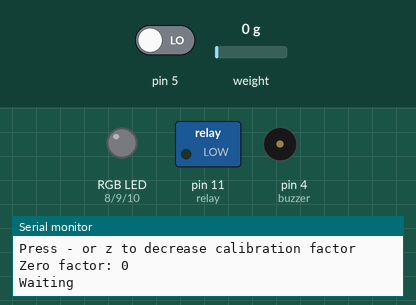
Simulated run of this sketch. Board: Arduino Uno, built with avr-gcc and run on an emulated ATmega328P. Parts: switched loads named in the sketch (green lamp = pin HIGH), an RGB LED mixed from three pins (HIGH = lit), buzzer (waves = sounding), the last lines printed to the serial monitor. Inputs (shaded band) come from the test bench; at power-on: pin 5 LOW, weight on the scale 0 g.

Above: at 3.3 s.
3.4 s: pin 5 driven HIGH
At 4.5 s:
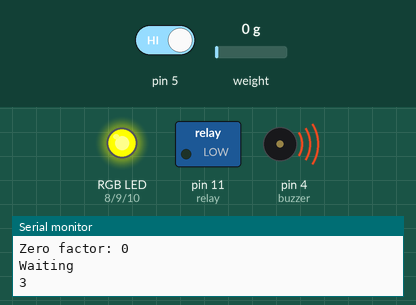
At 7.44 s:
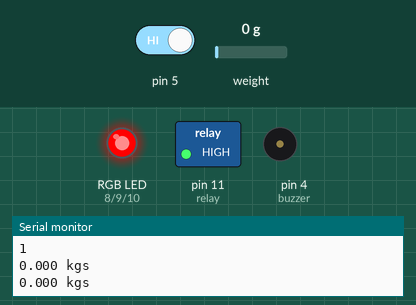
7.6 s: pin 5 driven LOW
At 8.6 s:
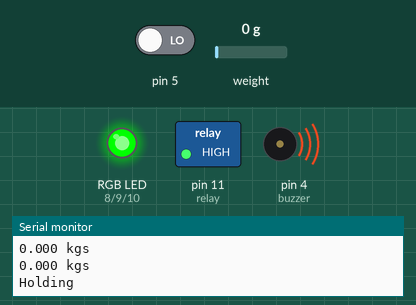
Timing chart, 0 to 10.6 s (numbered marks = the images above; inputs shaded):
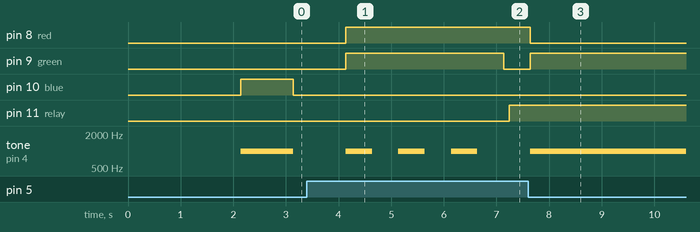

Measured:
- after the input at 3.4 s, pin 8 (red): LOW → HIGH after 0.74 s; pin 9 (green): LOW → HIGH after 0.74 s, → LOW 3.0 s later; pin 10 (blue): stops changing and stays LOW; pin 11 (relay): LOW → HIGH after 3.8 s; tone on pin 4 (buzzer): alternates 1000 Hz for 0.50 s and silent for 0.50 s, starting after 1.2 s
- after the input at 7.6 s, pin 8 (red): HIGH → LOW at once; pin 9 (green): LOW → HIGH at once; tone on pin 4 (buzzer): silent → 1000 Hz at once

The sketch:

Static_Fire_Electronics.ino
```cpp
#include "HX711.h"

#define DOUT  3
#define CLK  2

HX711 scale;

float calibration_factor = -239250; //-7050 worked for my 440lb max scale setup
int buzzer = 4;    // The speaker is on pin 8
int freq = 50;      // Starting frequency

int red = 8;
int green = 9;
int blue = 10;
int check = true;
int waiting = true;
int relay = 11; // relay turns trigger signal - active high;

void setup() {
  //Set-up
  Serial.begin(9600);
  Serial.println("HX711 calibration sketch");
  Serial.println("Remove all weight from scale");
  Serial.println("After readings begin, place known weight on scale");
  Serial.println("Press + or a to increase calibration factor");
  Serial.println("Press - or z to decrease calibration factor");

  scale.begin(DOUT, CLK);
  scale.set_scale();
  scale.tare(); //Reset the scale to 0

  long zero_factor = scale.read_average(); //Get a baseline reading
  Serial.print("Zero factor: "); //This can be used to remove the need to tare the scale. Useful in permanent scale projects.
  Serial.println(zero_factor);

  //Buzzer
  pinMode(buzzer, OUTPUT);
  digitalWrite (relay, LOW); // relay switch is turned off;


  //Relay
   pinMode (relay, OUTPUT); // Define port attribute is output;


  //RGB LED
  pinMode(red, OUTPUT);
  pinMode(green, OUTPUT);
  pinMode(blue, OUTPUT);

}

void loop() {   // put your main code here, to run
if (digitalRead(5) == HIGH) {
 noTone(buzzer);
 fireStage();
  digitalWrite (relay, HIGH); // relay switch is turned off;

 waiting = false;
}
else {
 waitingStage();
 }

}

void RGB_color(int red_light_value, int green_light_value, int blue_light_value)
 {
  analogWrite(red, red_light_value);
  analogWrite(green, green_light_value);
  analogWrite(blue, blue_light_value);
}

int holdingStage(){

  Serial.println("Holding");
  RGB_color(0, 255, 0); // Green
  tone(buzzer,1000);
  delay(1000);
}

int waitingStage(){

  if (waiting == true){
    Serial.println("Waiting");
    tone(buzzer, 1000); // Send 1KHz sound signal...
    RGB_color(0, 0, 255);
    delay(1000);        // ...for 1 sec
    RGB_color(0,0,0);
    noTone(buzzer);     // Stop sound...
    delay(1000);        // ...for 1sec
  } else{
    holdingStage();
  }


}

int countdownStage(){
  Serial.println("3");
  RGB_color(255, 255, 0); // Yellow
  tone(buzzer, 1000); // Send 1KHz sound signal...
  delay(500);
  noTone(buzzer);
  delay(500);
  Serial.println("2");
  RGB_color(255, 255, 0); // Yellow
  tone(buzzer, 1000); // Send 1KHz sound signal...
  delay(500);
  noTone(buzzer);
  delay(500);
  Serial.println("1");
  RGB_color(255, 255, 0); // Yellow
  tone(buzzer, 1000); // Send 1KHz sound signal...
  delay(500);
  noTone(buzzer);
  delay(500);
}

int fireStage(){

  if (check == true){
    countdownStage();
    check = false;
  }

  RGB_color(255, 0, 0); // Red
  scale.set_scale(calibration_factor); //Adjust to this calibration factor
  Serial.print(scale.get_units()*0.453592, 3);
  Serial.print(" kgs"); //Change this to kg and re-adjust the calibration factor if you follow SI units like a sane person
  //Serial.print(" calibration_factor: ");
  //Serial.print(calibration_factor);
  Serial.println();

  if(Serial.available())
  {
    char temp = Serial.read();
    if(temp == '+' || temp == 'a')
      calibration_factor += 10;
    else if(temp == '-' || temp == 'z')
      calibration_factor -= 10;
  }
}
```
